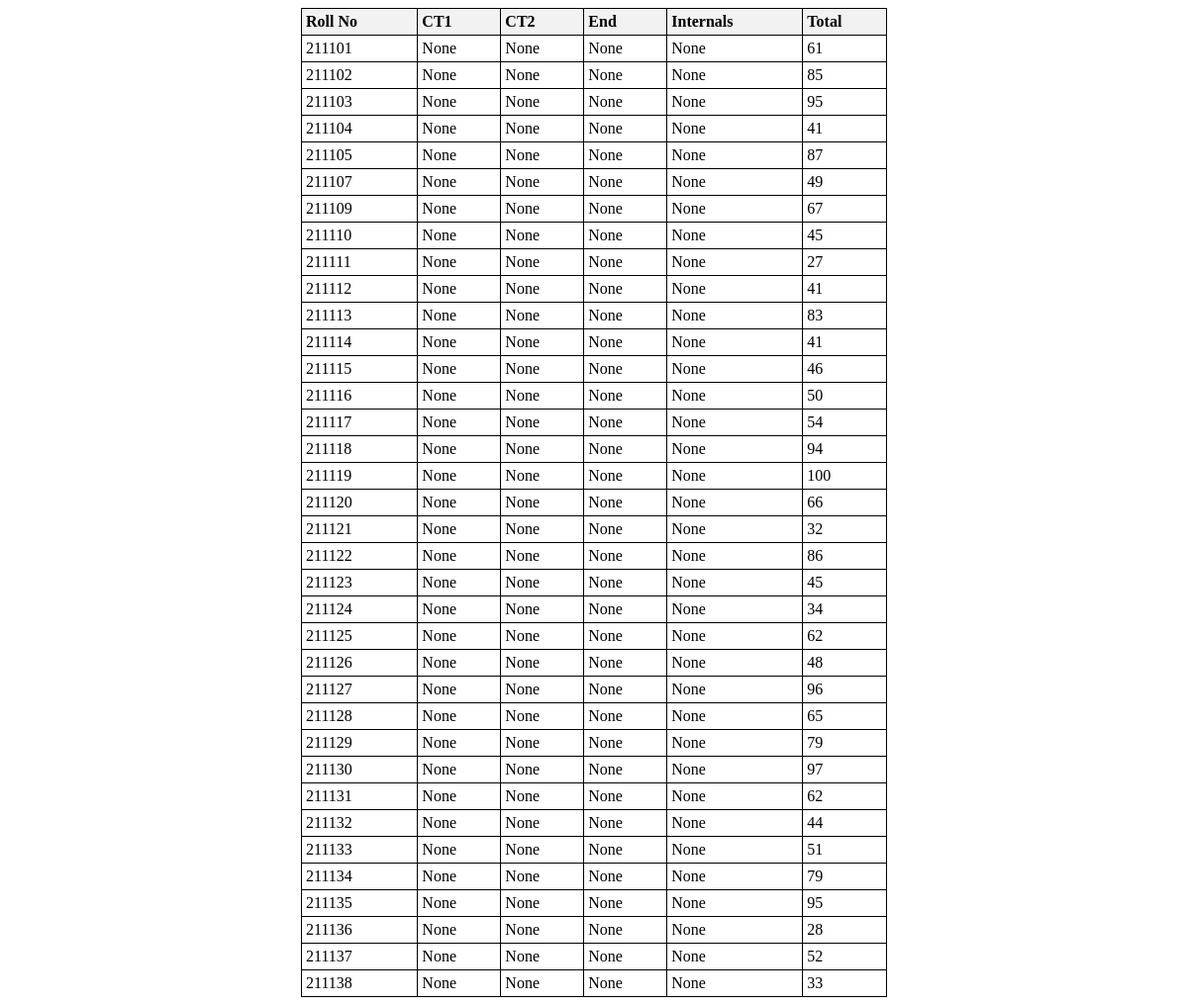
/mark_list, run on the app's committed database.
### home/models.py (models this page shows, shortened)
class mark(models.Model):
    roll_no = models.CharField(max_length=150)
    course = models.CharField(max_length=150)
    ct1 = models.IntegerField(blank=True,null=True)
    ct2 = models.IntegerField(blank=True,null=True)
    end = models.IntegerField(blank=True,null=True)
    internals = models.IntegerField(blank=True,null=True)
    total = models.IntegerField(blank=True,null=True)
    grade = models.IntegerField(blank=True,null=True)
    score = models.CharField(max_length=1,blank=True,null=True)

### home/views.py (the view)
# urls.py: path('mark_list',views.mark_list, name="marks"),
def mark_list(request):
    temp=course_key.objects.all()
    for j in temp:
        if(j.key=="course"):
            sub=j.course
    mark_obj = mark.objects.filter(course=sub)
    context = {'marks' : mark_obj}
    return render(request, 'mark_list.html', context)

### templates/mark_list.html (shortened to what this page needs)
<!DOCTYPE html>
<html>
<body>
<div class="class1">
    <table>
        <tr>
            <th>Roll No</th>
            <th>CT1</th>
            <th>CT2</th>
            <th>End</th>
            <th>Internals</th>
            <th>Total</th>
        </tr>
        {% regroup marks by roll_no as sorted_marks %}
        {% for group in sorted_marks|dictsort:"grouper" %}
            {% for mark in group.list %}
            <tr>
                <td>{{ mark.roll_no }}</td>
                <td>{{ mark.ct1 }}</td>
                <td>{{ mark.ct2 }}</td>
                <td>{{ mark.end }}</td>
                <td>{{ mark.internals }}</td>
                <td>{{ mark.total }}</td>
            </tr>
            {% endfor %}
        {% endfor %}
    </table>
</div>
</body>
</html>

### templates/mark_list.html (style rules this page uses)
table { border-collapse: collapse; width: 50%; background-color: white; }
.class1 { display: flex; justify-content: center; }
th, td { border: 1px solid #000; padding: 4px; text-align: left; }
th { background-color: #f2f2f2; }

### data on the page
mark: roll_no "211101", ct1 "None", ct2 "None", end "None", internals "None", total "61"
mark: roll_no "211102", ct1 "None", ct2 "None", end "None", internals "None", total "85"
mark: roll_no "211103", ct1 "None", ct2 "None", end "None", internals "None", total "95"
mark: roll_no "211104", ct1 "None", ct2 "None", end "None", internals "None", total "41"
mark: roll_no "211105", ct1 "None", ct2 "None", end "None", internals "None", total "87"
mark: roll_no "211107", ct1 "None", ct2 "None", end "None", internals "None", total "49"
mark: roll_no "211109", ct1 "None", ct2 "None", end "None", internals "None", total "67"
mark: roll_no "211110", ct1 "None", ct2 "None", end "None", internals "None", total "45"
mark: roll_no "211111", ct1 "None", ct2 "None", end "None", internals "None", total "27"
mark: roll_no "211112", ct1 "None", ct2 "None", end "None", internals "None", total "41"
mark: roll_no "211113", ct1 "None", ct2 "None", end "None", internals "None", total "83"
mark: roll_no "211114", ct1 "None", ct2 "None", end "None", internals "None", total "41"
mark: roll_no "211115", ct1 "None", ct2 "None", end "None", internals "None", total "46"
mark: roll_no "211116", ct1 "None", ct2 "None", end "None", internals "None", total "50"
mark: roll_no "211117", ct1 "None", ct2 "None", end "None", internals "None", total "54"
mark: roll_no "211118", ct1 "None", ct2 "None", end "None", internals "None", total "94"
mark: roll_no "211119", ct1 "None", ct2 "None", end "None", internals "None", total "100"
mark: roll_no "211120", ct1 "None", ct2 "None", end "None", internals "None", total "66"
mark: roll_no "211121", ct1 "None", ct2 "None", end "None", internals "None", total "32"
mark: roll_no "211122", ct1 "None", ct2 "None", end "None", internals "None", total "86"
mark: roll_no "211123", ct1 "None", ct2 "None", end "None", internals "None", total "45"
mark: roll_no "211124", ct1 "None", ct2 "None", end "None", internals "None", total "34"
mark: roll_no "211125", ct1 "None", ct2 "None", end "None", internals "None", total "62"
mark: roll_no "211126", ct1 "None", ct2 "None", end "None", internals "None", total "48"
mark: roll_no "211127", ct1 "None", ct2 "None", end "None", internals "None", total "96"
mark: roll_no "211128", ct1 "None", ct2 "None", end "None", internals "None", total "65"
mark: roll_no "211129", ct1 "None", ct2 "None", end "None", internals "None", total "79"
mark: roll_no "211130", ct1 "None", ct2 "None", end "None", internals "None", total "97"
mark: roll_no "211131", ct1 "None", ct2 "None", end "None", internals "None", total "62"
mark: roll_no "211132", ct1 "None", ct2 "None", end "None", internals "None", total "44"
mark: roll_no "211133", ct1 "None", ct2 "None", end "None", internals "None", total "51"
mark: roll_no "211134", ct1 "None", ct2 "None", end "None", internals "None", total "79"
mark: roll_no "211135", ct1 "None", ct2 "None", end "None", internals "None", total "95"
mark: roll_no "211136", ct1 "None", ct2 "None", end "None", internals "None", total "28"
mark: roll_no "211137", ct1 "None", ct2 "None", end "None", internals "None", total "52"
mark: roll_no "211138", ct1 "None", ct2 "None", end "None", internals "None", total "33"
